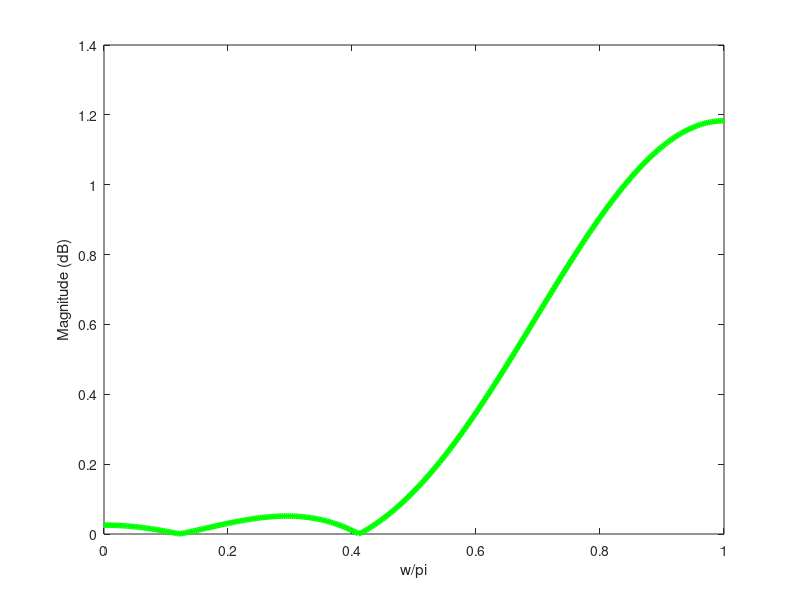

This chart was generated by the following MATLAB code:
clear all;
close all;
clc;
N=input('Enter the value of N = ');
wc=2;
a=(N-1)/2;
eps=.001;
n=0:1:N-1 ;
hd=(sin((n-a+eps)*pi)-sin((n-a+eps)*wc))./((n-a+eps)*pi);
wr=boxcar(N);
hn=hd.*wr';
w=0:0.01:pi;
H=freqz(hn,1,w);
plot(w/pi, abs(H),'LineWidth', 4,'Marker', '.', 'Color', 'g');
xlabel('w/pi');
ylabel('Magnitude (dB)');
hold on
